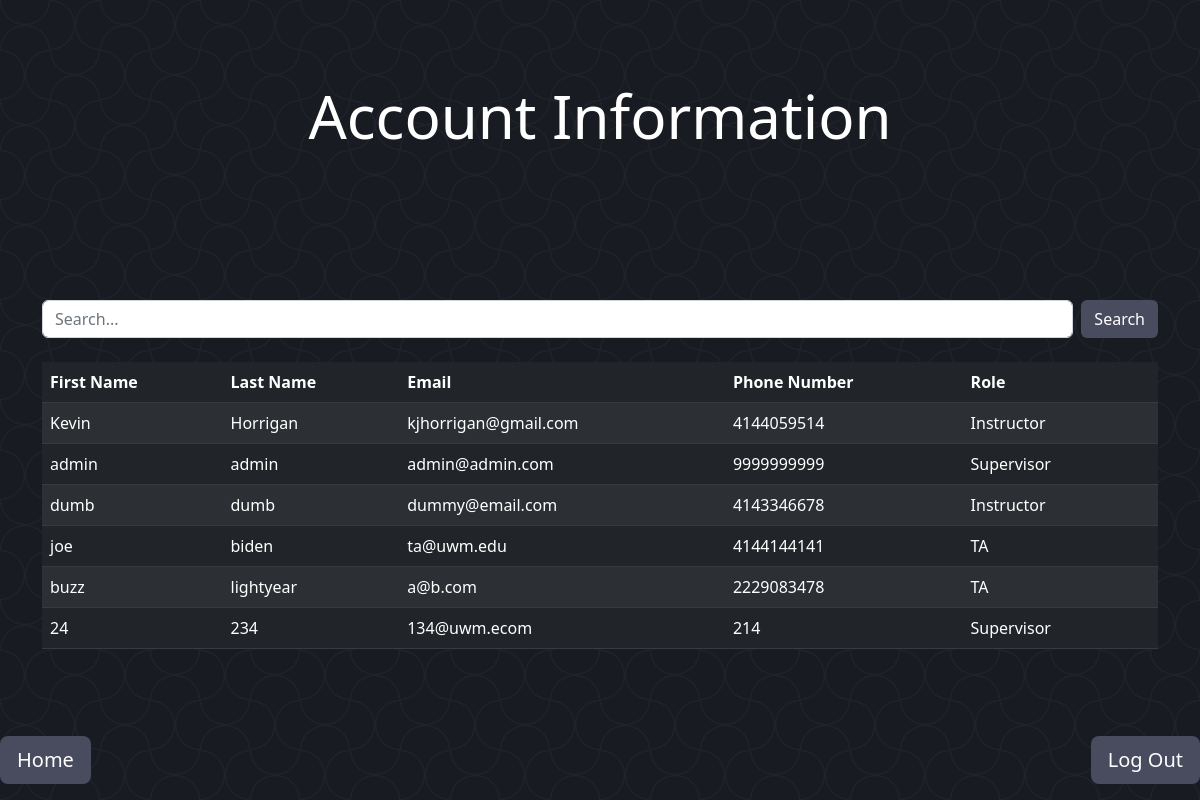
The app's page /users/ (signed in), older data.
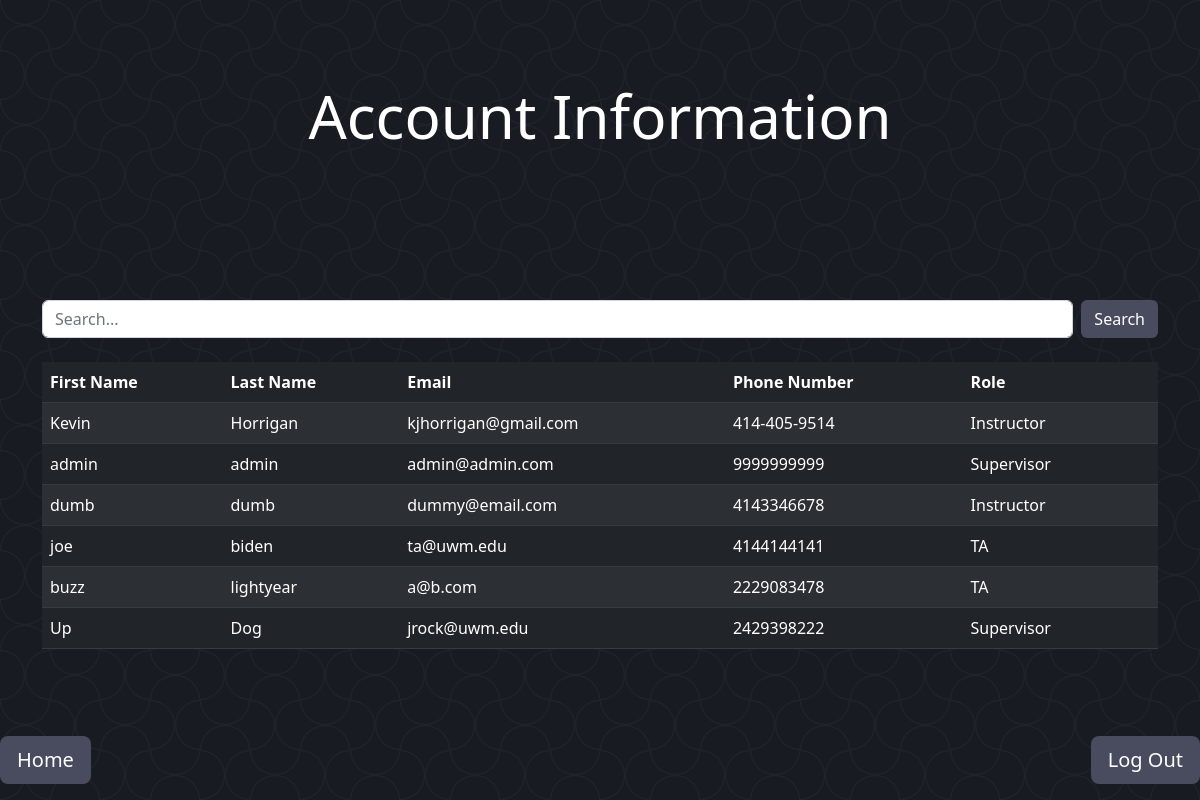
The same page, newer data.
### Management/models.py (models this page shows, shortened)
class User(models.Model):
    email = models.EmailField(max_length=20, primary_key=True)
    lName = models.CharField(max_length=30, null=True, default='')
    fName = models.CharField(max_length=30, null=True, default='')
    password = models.CharField(max_length=20)
    phone = models.CharField(max_length=15)
    role = models.PositiveSmallIntegerField(
        choices=(
            (1, "Supervisor"),
            (2, "Instructor"),
            (3, "TA")
        ))
    def getlName(self):
        return self.lName
    def getfName(self):
        return self.fName
    def getRole(self):
        role = self.role
        if role == 1:
            return "Supervisor"
        elif role == 2:
            return "Instructor"
        elif role == 3:
            return "TA"
        return

### Management/views.py (the view)
# urls.py: path('users/', users.as_view(), name='users'),
class users(ListView):
    model = User
    template_name = 'main/User/users.html'
    context_object_name = 'results'
    def get_queryset(self):
        query = self.request.GET.get('q', '')
        queryset = super().get_queryset()
        if query:
            queryset = queryset.filter(
                Q(fName__icontains=query) | Q(email__icontains=query) | Q(lName__icontains=query)
                | Q(phone__icontains=query) | Q(role__icontains=query))
        return queryset
    def get_context_data(self, **kwargs):
        userRole = self.request.session['roleSession']
        context = super().get_context_data(**kwargs)
        context['query'] = self.request.GET.get('q', '')
        context['roleTemplate'] = userRole
        return context

### templates/main/User/users.html (shortened to what this page needs)
{% extends 'basePages.html' %}
    {% load crispy_forms_tags %}
    {% load crispy_forms_filters %}
{% block header %}
    Account Information
{% endblock header %}
{% block content %}
    <div class="container">
        <form class="d-flex" role="search" method="get" action="{% url 'users' %}">
            <input class="form-control me-2" type="text" name="q" value="{{ query }}" placeholder="Search...">
            <button class="btn" type="submit" style="color: white; background-color: #494b5f">Search</button>
        </form>
        <br>
        {% if results %}
            <table class="table table-dark table-striped" style="color: white">
                <thead>
                    <th scope="col">First Name</th>
                    <th scope="col">Last Name</th>
                    <th scope="col">Email</th>
                    <th scope="col">Phone Number</th>
                    <th scope="col">Role</th>
                    <th scope="col"></th>
                </thead>
                <tbody>
                    {% for result in results %}
                        <tr>
                            <td>{{ result.getfName }}</td>
                            <td>{{ result.getlName }}</td>
                            <td>{{ result.email }}</td>
                            <td>{{ result.phone }}</td>
                            <td>{{ result.getRole }}</td>
                            <td>
                            </td>
                        </tr>
                    {% endfor %}
                </tbody>
            </table>
        {% else %}
            <p>No results found.</p>
        {% endif %}
    </div>
{% endblock content %}

Row changes from the older to the newer data that the page shows:
removed User: getfName "24", getlName "234", email "134@uwm.ecom", phone "214", getRole "Supervisor"
changed User "Kevin": phone "4144059514" → "414-405-9514"
added User: getfName "Up", getlName "Dog", email "jrock@uwm.edu", phone "2429398222", getRole "Supervisor"
